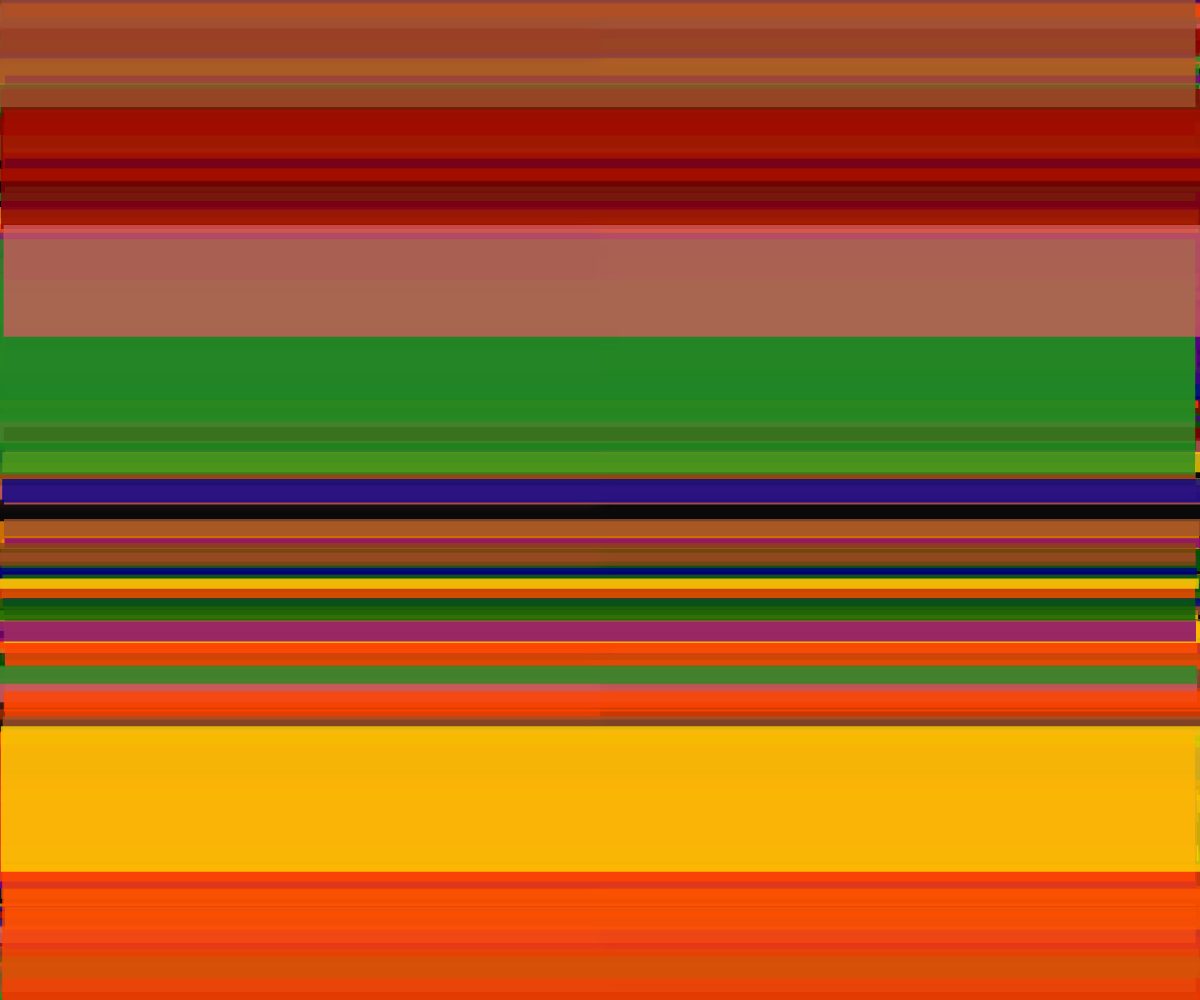
Frame 1 (no input)
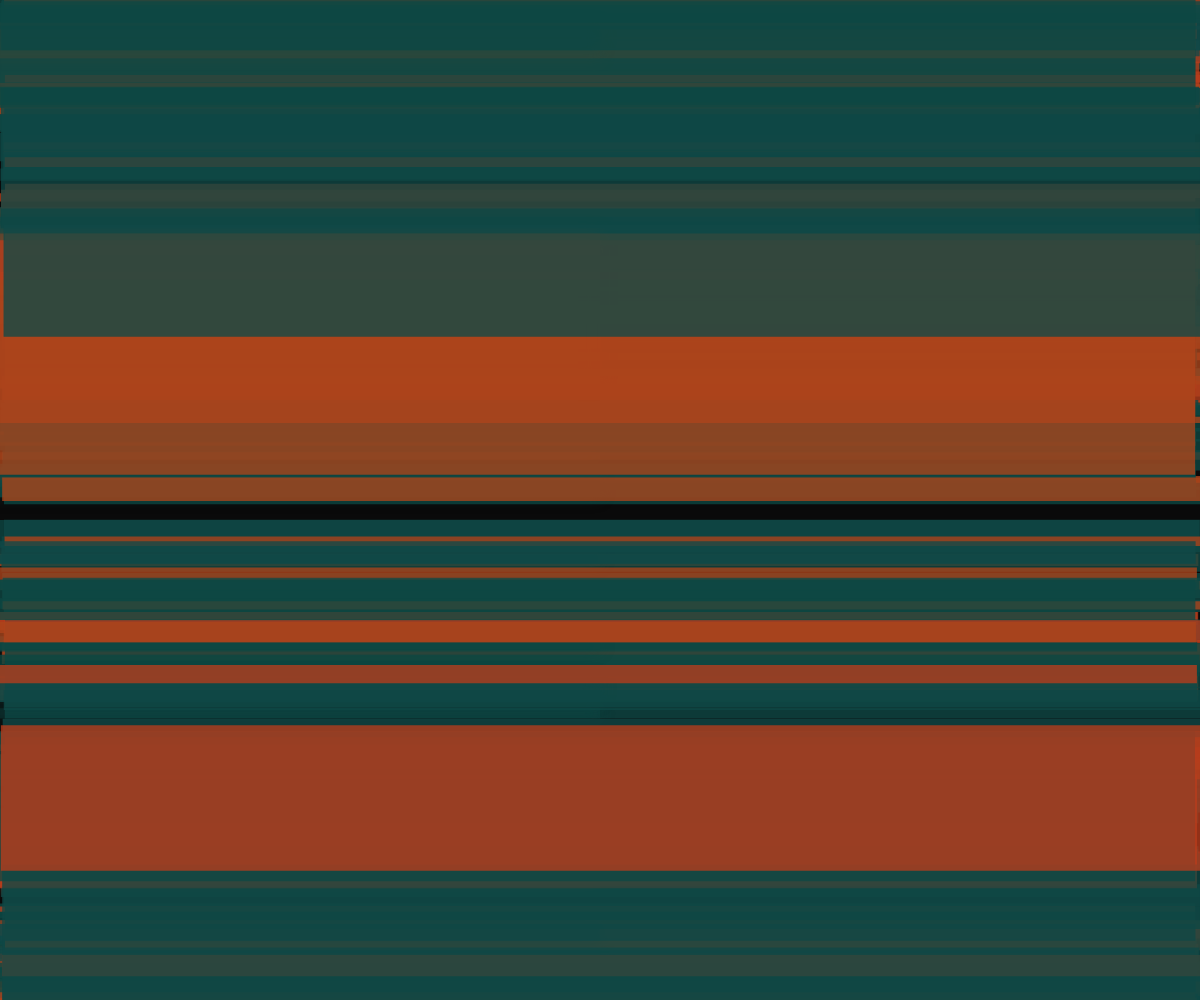
Frame 60 (no input)
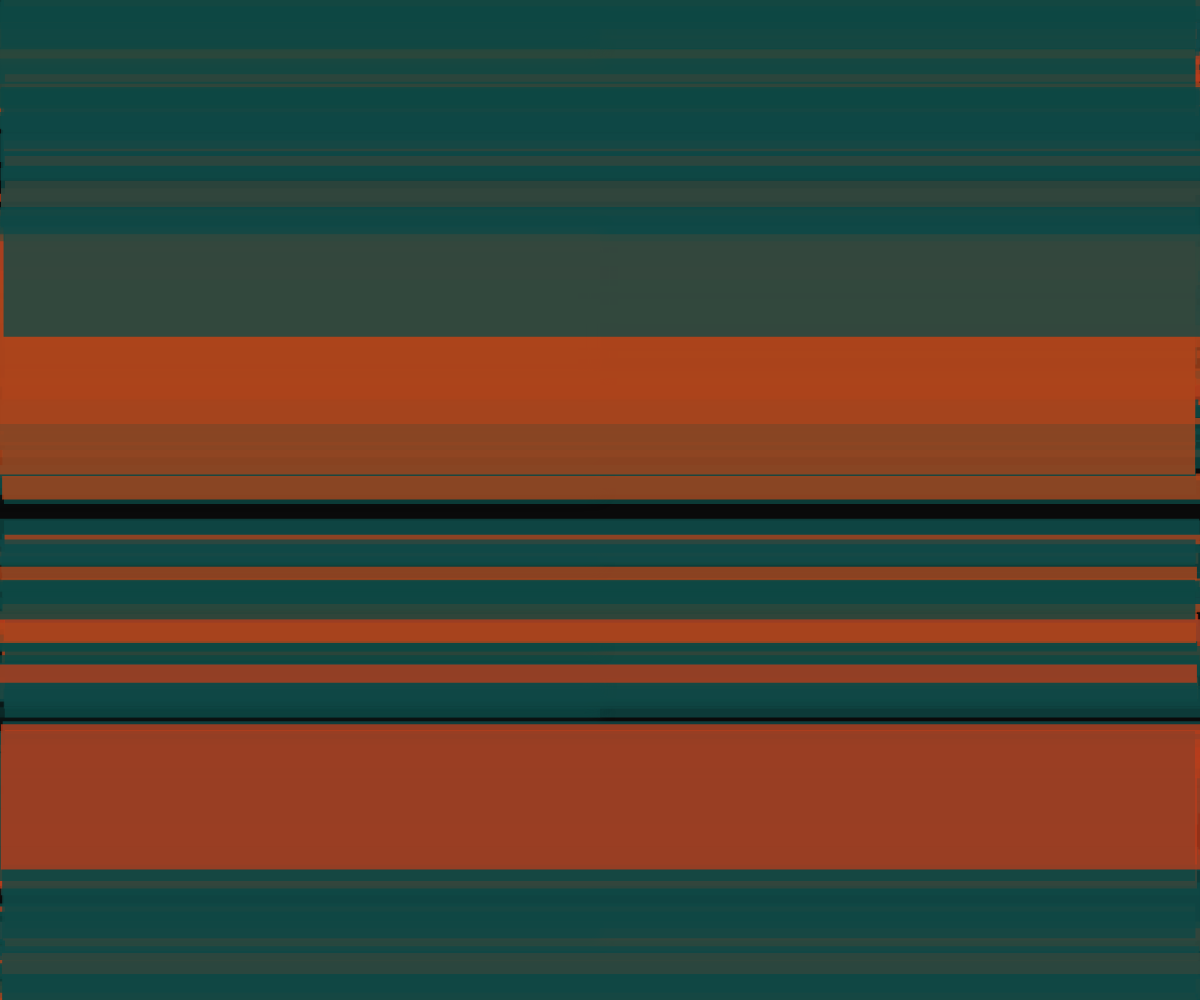
Frame 120 (the mouse pressed at the canvas centre since frame 60)

The p5.js sketch that drew these frames (run headless with seeded random() and noise() and a simulated clock; from frame 60 on, the mouse is pressed at the canvas centre):

// p5.js sketch
// ── sketch.js
let strata = [];
let time = 0;

function setup() {
  createCanvas(windowWidth, windowHeight);
  
  // Create geological strata with rich, saturated colors
  let colors = [
    color(139, 69, 19),   // Brown
    color(205, 92, 92),   // Indian red
    color(160, 82, 45),   // Sienna
    color(128, 0, 128),   // Purple
    color(0, 100, 0),     // Dark green
    color(34, 139, 34),   // Forest green
    color(0, 0, 139),     // Dark blue
    color(75, 0, 130),    // Indigo
    color(255, 69, 0),    // Red-orange
    color(255, 140, 0),   // Dark orange
    color(255, 215, 0),   // Gold
    color(139, 0, 0)      // Dark red
  ];
  
  // Create many strata layers
  for (let i = 0; i < 200; i++) {
    strata.push({
      y: random(height),
      h: random(5, 30),
      color: random(colors),
      speed: random(-0.05, 0.05),
      sway: random(0.01, 0.03),
      swayOffset: random(TWO_PI)
    });
  }
  
  // Add some large, bleeding bands
  for (let i = 0; i < 10; i++) {
    strata.push({
      y: random(height),
      h: random(100, 200),
      color: random(colors),
      speed: random(-0.02, 0.02),
      sway: random(0.005, 0.015),
      swayOffset: random(TWO_PI)
    });
  }
}

function draw() {
  background(10);
  
  time += 0.005;
  
  // Draw strata layers
  for (let i = 0; i < strata.length; i++) {
    let s = strata[i];
    
    // Animate the layer
    s.y += s.speed;
    
    // Add gentle swaying motion to simulate slow erosion
    let swayAmount = sin(time * s.sway + s.swayOffset) * 5;
    
    // Wrap around edges
    if (s.y > height + s.h) {
      s.y = -s.h;
    } else if (s.y < -s.h) {
      s.y = height + s.h;
    }
    
    // Draw the stratum with some transparency for depth
    fill(red(s.color), green(s.color), blue(s.color), 200);
    noStroke();
    
    // Draw a slightly skewed rectangle to simulate rock layers
    push();
    translate(width/2 + swayAmount, s.y);
    rect(-width/2, -s.h/2, width, s.h);
    pop();
    
    // Add subtle glow for some layers
    if (i % 10 === 0) {
      drawingContext.shadowBlur = 15;
      drawingContext.shadowColor = s.color;
      fill(red(s.color), green(s.color), blue(s.color), 100);
      rect(-width/2, -s.h/2 + s.y, width, s.h);
      drawingContext.shadowBlur = 0;
    }
  }
  
  // Add some slow color shifts over time
  for (let i = 0; i < strata.length; i++) {
    let s = strata[i];
    let hueShift = sin(time * 0.001 + i) * 5;
    let newColor = color(
      hue(s.color) + hueShift,
      saturation(s.color),
      brightness(s.color)
    );
    s.color = newColor;
  }
}

function windowResized() {
  resizeCanvas(windowWidth, windowHeight);
}
